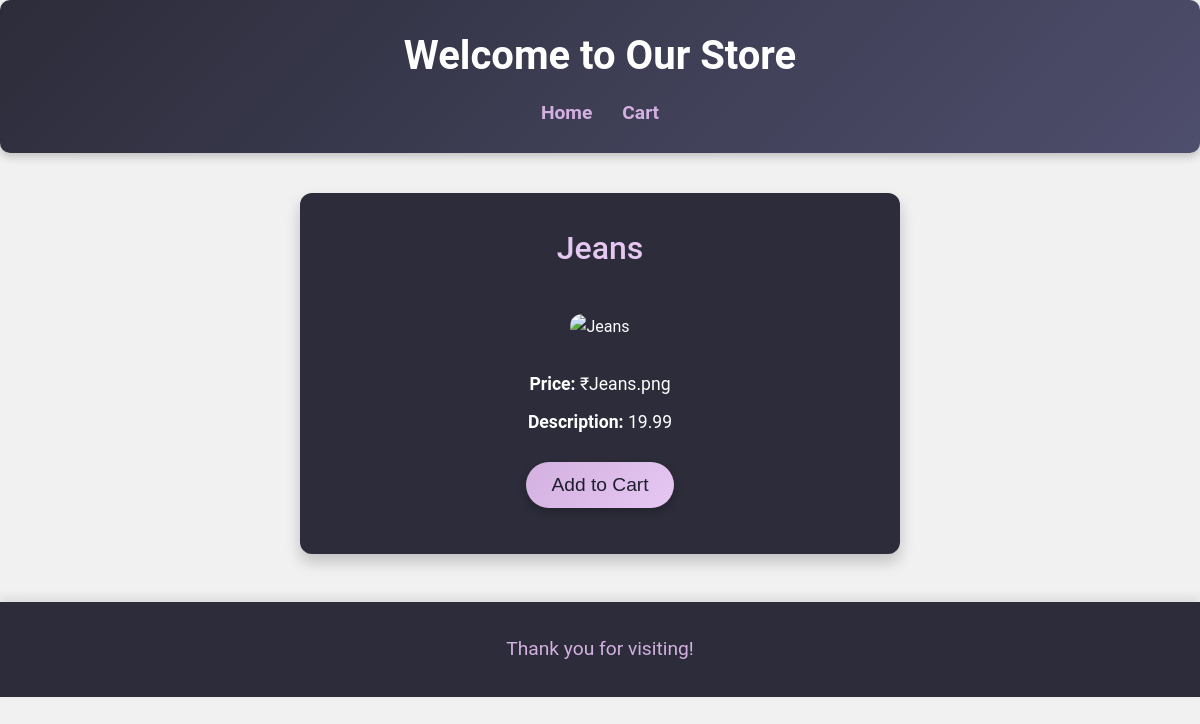
The app's page /product/3 with its own data.
### tables this page shows
CREATE TABLE products (
       id INTEGER PRIMARY KEY AUTOINCREMENT,
       name TEXT NOT NULL,
       description TEXT,
       price REAL,
       image TEXT
   );

### app.py (the view)
@app.route('/product/<int:product_id>')
def product_page(product_id):
    product_tuple = get_product_by_id(product_id)
    product_dict = {
        'id': product_tuple[0],
        'name': product_tuple[1],
        'image': product_tuple[2],
        'description': product_tuple[3],
        'price': product_tuple[4]
    }
    return render_template('product_description.html', product=product_dict)

### app.py (called while the page is built)
def get_product_by_id(product_id):
    conn = sqlite3.connect('database.db')
    c = conn.cursor()
    c.execute("SELECT * FROM products WHERE id = ?", (product_id,))
    product = c.fetchone()
    conn.close()
    return product

### templates/product_description.html (shortened to what this page needs)
<!DOCTYPE html>
<html lang="en">
<head>
    <link rel="stylesheet" href="{{ url_for('static', filename='style.css') }}">
</head>
<body>
    <header>
        <h1>Welcome to Our Store</h1>
        <nav>
            <a href="{{ url_for('index') }}">Home</a>
            <a href="{{ url_for('view_cart') }}">Cart</a>
        </nav>
    </header>
    <section class="product-description">
        <h2>{{ product['name'] }}</h2>
        <img src="{{ url_for('static', filename='images/' + (product['images.png'] | default('default.png', true))) }}" alt="{{ product['name'] }}" class="product-image">
        <p><strong>Price:</strong> ₹{{ product['price'] }}</p>
        <p><strong>Description:</strong> {{ product['description'] }}</p>
        <button class="add-to-cart" onclick="window.location.href='{{ url_for('add_to_cart', product_id=product['id']) }}'">Add to Cart</button>
    </section>
    <footer>
        <p>Thank you for visiting!</p>
    </footer>
</body>
</html>

### static/style.css (style rules this page uses)
* { margin: 0; padding: 0; box-sizing: border-box; }
:root { --background-color: #1e1e2f; --text-color: #e0e0e0; --primary-color: #2c2c3a; --accent-color: #d3b0e0; --highlight-color: #b08bc9; --button-hover: #e6c7f2; --button-shadow: rgba(0, 0, 0, 0.2); --card-shadow: rgba(0, 0, 0, 0.3); --gradient-start: #2c2c3a; --gradient-end: #3a3a4e; }
body { font-family: 'Segoe UI', Tahoma, Geneva, Verdana, sans-serif; background-color: var(--background-color); color: var(--text-color); line-height: 1.6; transition: background-color 0.3s ease; }
h1, h2, h3 { font-family: 'Roboto', sans-serif; color: var(--accent-color); text-align: center; font-weight: 500; }
header { background-color: var(--primary-color); color: var(--accent-color); padding: 1.5rem; text-align: center; box-shadow: 0 6px 15px var(--card-shadow); border-radius: 10px; }
nav { margin-top: 1rem; display: flex; justify-content: center; }
nav a { color: var(--accent-color); text-decoration: none; margin: 0 20px; font-weight: 600; font-size: 1.1rem; transition: color 0.3s ease; }
.product-image { width: 100%; height: auto; border-radius: 10px; margin-bottom: 1.5rem; transition: transform 0.3s ease; }
.view-details, .add-to-cart { display: inline-block; background: linear-gradient(135deg, var(--accent-color), var(--highlight-color)); color: var(--background-color); padding: 0.6rem 1.2rem; margin: 1rem 0; border-radius: 20px; font-size: 1rem; cursor: pointer; transition: transform 0.3s ease; box-shadow: 0 4px 10px var(--button-shadow); }
button, .checkout-button, .continue-shopping, .back-to-shop { background: linear-gradient(135deg, var(--accent-color), var(--highlight-color)); color: var(--background-color); padding: 1rem 1.8rem; border: none; border-radius: 30px; font-size: 1.1rem; cursor: pointer; text-align: center; transition: background-color 0.3s ease, transform 0.3s ease; display: inline-block; box-shadow: 0 6px 15px var(--button-shadow); }
footer { text-align: center; padding: 1.5rem; background-color: var(--primary-color); color: var(--accent-color); margin-top: 2rem; box-shadow: 0 -6px 20px var(--card-shadow); }
html { scroll-behavior: smooth; }

### templates/product_description.html (style rules this page uses)
body { font-family: 'Roboto', sans-serif; background-color: #f1f1f1; color: #333; margin: 0; padding: 0; box-sizing: border-box; line-height: 1.6; }
header { background: linear-gradient(135deg, #2c2c3a, #4e4e6d); color: #d3b0e0; padding: 1.5rem; text-align: center; box-shadow: 0 4px 8px rgba(0, 0, 0, 0.2); }
header h1 { margin: 0; font-size: 2.5rem; font-weight: bold; color: #fff; }
nav { margin-top: 10px; }
nav a { color: #d3b0e0; text-decoration: none; margin: 0 15px; font-size: 1.2rem; font-weight: 600; }
.product-description { text-align: center; margin: 40px auto; max-width: 600px; padding: 30px; background-color: #2c2c3a; border-radius: 12px; color: #fff; box-shadow: 0 8px 15px rgba(0, 0, 0, 0.2); transition: transform 0.3s ease, box-shadow 0.3s ease; }
.product-description h2 { color: #e6c7f2; font-size: 2rem; margin-bottom: 20px; }
.product-description p { font-size: 1.1rem; margin: 10px 0; }
.product-image { width: 100%; height: auto; border-radius: 12px; margin: 20px 0; transition: transform 0.3s ease; }
.add-to-cart { padding: 12px 25px; background: linear-gradient(135deg, #d3b0e0, #e6c7f2); color: #1e1e2f; border: none; border-radius: 30px; font-size: 1.2rem; cursor: pointer; transition: background-color 0.3s, transform 0.3s; box-shadow: 0 4px 10px rgba(0, 0, 0, 0.2); }
footer { text-align: center; padding: 2rem; background-color: #2c2c3a; color: #d3b0e0; font-size: 1.2rem; margin-top: 3rem; box-shadow: 0 -4px 10px rgba(0, 0, 0, 0.1); }

### records on screen
products: name "Jeans", price "Jeans.png", description "19.99"
